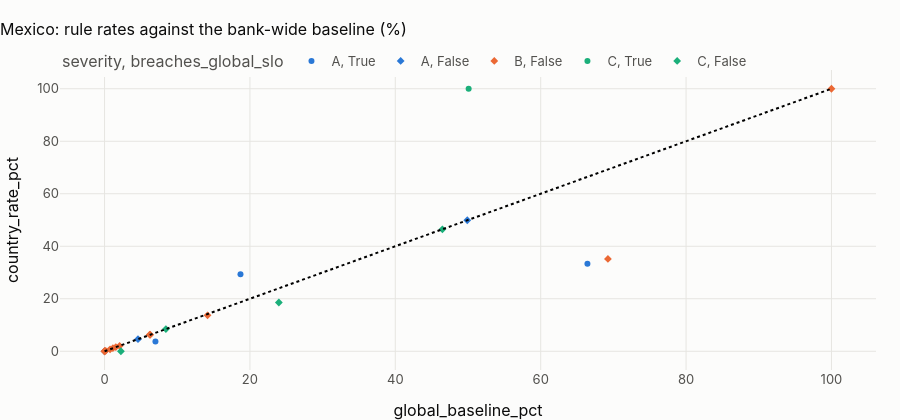

Source (notebook cell):
### Markdown cell above
## 1 · Every row rule: the country's rate against the bank's

### Code cell
slo = country.country_rule_slo(pl)
slo.assign(country=COUNTRY, dataset=DATASET).to_csv(
    OUT / f"{PREFIX}_{COUNTRY.lower()}_rule_slo.csv", index=False
)
show(slo.round(3), paging=False)
fig = px.scatter(
    slo,
    x="global_baseline_pct",
    y="country_rate_pct",
    color="severity",
    hover_name="rule_id",
    symbol="breaches_global_slo",
    title=f"{CTRY.title}: rule rates against the bank-wide baseline (%)",
)
fig.add_shape(type="line", x0=0, y0=0, x1=100, y1=100, line=dict(dash="dot"))
fig.update_layout(height=420)
fig.show()
diff = slo[(slo.country_rate_pct - slo.global_baseline_pct).abs() >= 1].sort_values("rule_id")
display(
    Markdown(
        f"**{len(diff)} rules differ from the bank-wide baseline by a point or more in {CTRY.name}:** "
        + ", ".join(
            f"{r.rule_id} ({r.global_baseline_pct:.1f} → {r.country_rate_pct:.1f} %)"
            for r in diff.itertuples()
        )
        + "."
        if len(diff)
        else f"**No rule differs from the bank-wide baseline by a point or more in {CTRY.name}.**"
    )
)

### Figure 1 — Plotly figure (JSON) as saved in the notebook; plotly's stock layout.template omitted (floating-point values rounded to 4 significant figures)
{"data": [{"hovertemplate": "<b>%{hovertext}</b><br><br>severity=A<br>breaches_global_slo=True<br>global_baseline_pct=%{x}<br>country_rate_pct=%{y}<extra></extra>", "hovertext": ["R01", "R21", "R25", "R26"], "legendgroup": "A, True", "marker": {"color": "#2a78d6", "symbol": "circle"}, "mode": "markers", "name": "A, True", "orientation": "v", "showlegend": true, "type": "scatter", "x": [18.7, 50.06, 66.43, 7.0], "xaxis": "x", "y": [29.3, NaN, 33.32, 3.739], "yaxis": "y"}, {"hovertemplate": "<b>%{hovertext}</b><br><br>severity=A<br>breaches_global_slo=False<br>global_baseline_pct=%{x}<br>country_rate_pct=%{y}<extra></extra>", "hovertext": ["R02", "R03", "R04"], "legendgroup": "A, False", "marker": {"color": "#2a78d6", "symbol": "diamond"}, "mode": "markers", "name": "A, False", "orientation": "v", "showlegend": true, "type": "scatter", "x": [49.9, 4.6, 0.0], "xaxis": "x", "y": [49.9, 4.597, 0.0], "yaxis": "y"}, {"hovertemplate": "<b>%{hovertext}</b><br><br>severity=B<br>breaches_global_slo=False<br>global_baseline_pct=%{x}<br>country_rate_pct=%{y}<extra></extra>", "hovertext": ["R05", "R06", "R07", "R08", "R09", "R10", "R11", "R12", "R13", "R22", "R23", "R24"], "legendgroup": "B, False", "marker": {"color": "#eb6834", "symbol": "diamond"}, "mode": "markers", "name": "B, False", "orientation": "v", "showlegend": true, "type": "scatter", "x": [2.07, 6.21, 6.28, 0.0, 0.0, 0.15, 1.15, 1.55, 0.76, 14.17, 100.0, 69.25], "xaxis": "x", "y": [2.033, 6.296, 6.282, 0.0, 0.0, 0.158, 1.172, 1.577, 0.752, 13.68, 100.0, 35.17], "yaxis": "y"}, {"hovertemplate": "<b>%{hovertext}</b><br><br>severity=C<br>breaches_global_slo=True<br>global_baseline_pct=%{x}<br>country_rate_pct=%{y}<extra></extra>", "hovertext": ["R15", "R17", "R27"], "legendgroup": "C, True", "marker": {"color": "#1baf7a", "symbol": "circle"}, "mode": "markers", "name": "C, True", "orientation": "v", "showlegend": true, "type": "scatter", "x": [8.3, 50.09, 100.0], "xaxis": "x", "y": [NaN, 100.0, NaN], "yaxis": "y"}, {"hovertemplate": "<b>%{hovertext}</b><br><br>severity=C<br>breaches_global_slo=False<br>global_baseline_pct=%{x}<br>country_rate_pct=%{y}<extra></extra>", "hovertext": ["R16", "R18", "R19", "R20"], "legendgroup": "C, False", "marker": {"color": "#1baf7a", "symbol": "diamond"}, "mode": "markers", "name": "C, False", "orientation": "v", "showlegend": true, "type": "scatter", "x": [8.44, 2.25, 46.48, 23.98], "xaxis": "x", "y": [8.453, 0.0, 46.46, 18.57], "yaxis": "y"}], "layout": {"height": 420, "legend": {"title": {"text": "severity, breaches_global_slo"}, "tracegroupgap": 0}, "shapes": [{"line": {"dash": "dot"}, "type": "line", "x0": 0, "x1": 100, "y0": 0, "y1": 100}], "title": {"text": "Mexico: rule rates against the bank-wide baseline (%)"}, "xaxis": {"anchor": "y", "domain": [0.0, 1.0], "title": {"text": "global_baseline_pct"}}, "yaxis": {"anchor": "x", "domain": [0.0, 1.0], "title": {"text": "country_rate_pct"}}}}
